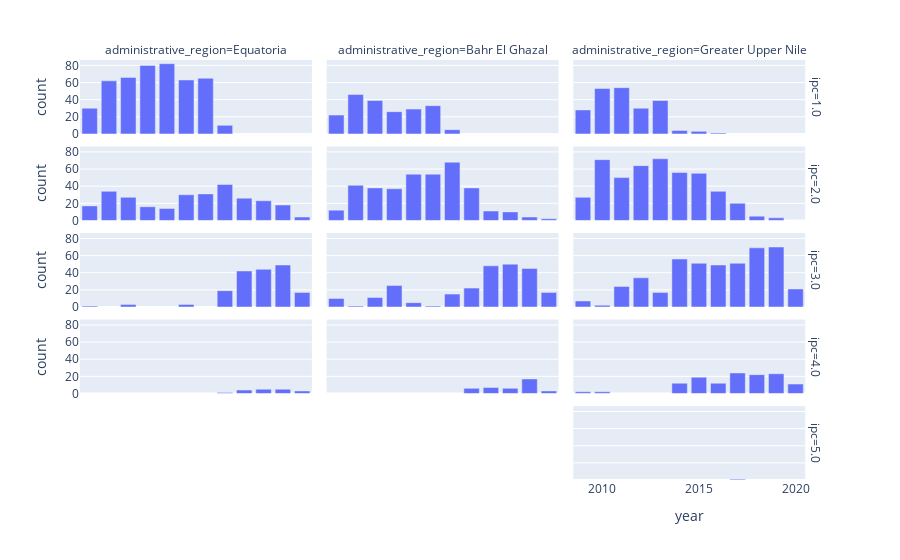

The notebook cell saved with this chart:
### Code cell
regional_ipc = food_updated[food_updated['ipc'].notnull()]
regional_ipc['ipc'] = regional_ipc['ipc'].astype('string')
ipc_total_regional = regional_ipc[['year','administrative_region', 'ipc']].value_counts()
ipc_total_regional = ipc_total_regional.to_frame(name='count').reset_index().sort_values(by='year')


fig_district = px.bar(
    ipc_total_regional,
    x="year", y="count", barmode='group',
    facet_row="ipc", facet_col="administrative_region",
    category_orders={"ipc": ["1.0", "2.0", "3.0", "4.0", "5.0"],
                              "administrative_region": ["Equatoria", "Bahr El Ghazal", "Greater Upper Nile"]}
)

fig_district.show()

### Figure 1 — Plotly figure (JSON) as saved in the notebook; plotly's stock layout.template omitted (floating-point values rounded to 4 significant figures)
{"data": [{"alignmentgroup": "True", "hovertemplate": "ipc=1.0<br>administrative_region=Equatoria<br>year=%{x}<br>count=%{y}<extra></extra>", "legendgroup": "", "marker": {"color": "#636efa", "pattern": {"shape": ""}}, "name": "", "offsetgroup": "", "orientation": "v", "showlegend": false, "textposition": "auto", "type": "bar", "x": [2009, 2010, 2011, 2012, 2013, 2014, 2015, 2016], "xaxis": "x13", "y": [30, 62, 66, 80, 82, 63, 65, 10], "yaxis": "y13"}, {"alignmentgroup": "True", "hovertemplate": "ipc=1.0<br>administrative_region=Bahr El Ghazal<br>year=%{x}<br>count=%{y}<extra></extra>", "legendgroup": "", "marker": {"color": "#636efa", "pattern": {"shape": ""}}, "name": "", "offsetgroup": "", "orientation": "v", "showlegend": false, "textposition": "auto", "type": "bar", "x": [2009, 2010, 2011, 2012, 2013, 2014, 2015], "xaxis": "x14", "y": [22, 46, 39, 26, 29, 33, 5], "yaxis": "y14"}, {"alignmentgroup": "True", "hovertemplate": "ipc=1.0<br>administrative_region=Greater Upper Nile<br>year=%{x}<br>count=%{y}<extra></extra>", "legendgroup": "", "marker": {"color": "#636efa", "pattern": {"shape": ""}}, "name": "", "offsetgroup": "", "orientation": "v", "showlegend": false, "textposition": "auto", "type": "bar", "x": [2009, 2010, 2011, 2012, 2013, 2014, 2015, 2016], "xaxis": "x15", "y": [28, 53, 54, 30, 39, 4, 3, 1], "yaxis": "y15"}, {"alignmentgroup": "True", "hovertemplate": "ipc=2.0<br>administrative_region=Equatoria<br>year=%{x}<br>count=%{y}<extra></extra>", "legendgroup": "", "marker": {"color": "#636efa", "pattern": {"shape": ""}}, "name": "", "offsetgroup": "", "orientation": "v", "showlegend": false, "textposition": "auto", "type": "bar", "x": [2009, 2010, 2011, 2012, 2013, 2014, 2015, 2016, 2017, 2018, 2019, 2020], "xaxis": "x10", "y": [17, 34, 27, 16, 14, 30, 31, 42, 26, 23, 18, 4], "yaxis": "y10"}, {"alignmentgroup": "True", "hovertemplate": "ipc=2.0<br>administrative_region=Bahr El Ghazal<br>year=%{x}<br>count=%{y}<extra></extra>", "legendgroup": "", "marker": {"color": "#636efa", "pattern": {"shape": ""}}, "name": "", "offsetgroup": "", "orientation": "v", "showlegend": false, "textposition": "auto", "type": "bar", "x": [2009, 2010, 2011, 2012, 2013, 2014, 2015, 2016, 2017, 2018, 2019, 2020], "xaxis": "x11", "y": [12, 41, 38, 37, 54, 54, 68, 38, 11, 10, 4, 2], "yaxis": "y11"}, {"alignmentgroup": "True", "hovertemplate": "ipc=2.0<br>administrative_region=Greater Upper Nile<br>year=%{x}<br>count=%{y}<extra></extra>", "legendgroup": "", "marker": {"color": "#636efa", "pattern": {"shape": ""}}, "name": "", "offsetgroup": "", "orientation": "v", "showlegend": false, "textposition": "auto", "type": "bar", "x": [2009, 2010, 2011, 2012, 2013, 2014, 2015, 2016, 2017, 2018, 2019], "xaxis": "x12", "y": [27, 71, 50, 64, 72, 56, 55, 34, 20, 5, 3], "yaxis": "y12"}, {"alignmentgroup": "True", "hovertemplate": "ipc=3.0<br>administrative_region=Equatoria<br>year=%{x}<br>count=%{y}<extra></extra>", "legendgroup": "", "marker": {"color": "#636efa", "pattern": {"shape": ""}}, "name": "", "offsetgroup": "", "orientation": "v", "showlegend": false, "textposition": "auto", "type": "bar", "x": [2009, 2011, 2014, 2016, 2017, 2018, 2019, 2020], "xaxis": "x7", "y": [1, 3, 3, 19, 42, 44, 49, 17], "yaxis": "y7"}, {"alignmentgroup": "True", "hovertemplate": "ipc=3.0<br>administrative_region=Bahr El Ghazal<br>year=%{x}<br>count=%{y}<extra></extra>", "legendgroup": "", "marker": {"color": "#636efa", "pattern": {"shape": ""}}, "name": "", "offsetgroup": "", "orientation": "v", "showlegend": false, "textposition": "auto", "type": "bar", "x": [2009, 2010, 2011, 2012, 2013, 2014, 2015, 2016, 2017, 2018, 2019, 2020], "xaxis": "x8", "y": [10, 1, 11, 25, 5, 1, 15, 22, 48, 50, 45, 17], "yaxis": "y8"}, {"alignmentgroup": "True", "hovertemplate": "ipc=3.0<br>administrative_region=Greater Upper Nile<br>year=%{x}<br>count=%{y}<extra></extra>", "legendgroup": "", "marker": {"color": "#636efa", "pattern": {"shape": ""}}, "name": "", "offsetgroup": "", "orientation": "v", "showlegend": false, "textposition": "auto", "type": "bar", "x": [2009, 2010, 2011, 2012, 2013, 2014, 2015, 2016, 2017, 2018, 2019, 2020], "xaxis": "x9", "y": [7, 2, 24, 34, 17, 56, 51, 49, 51, 69, 70, 21], "yaxis": "y9"}, {"alignmentgroup": "True", "hovertemplate": "ipc=4.0<br>administrative_region=Equatoria<br>year=%{x}<br>count=%{y}<extra></extra>", "legendgroup": "", "marker": {"color": "#636efa", "pattern": {"shape": ""}}, "name": "", "offsetgroup": "", "orientation": "v", "showlegend": false, "textposition": "auto", "type": "bar", "x": [2016, 2017, 2018, 2019, 2020], "xaxis": "x4", "y": [1, 4, 5, 5, 3], "yaxis": "y4"}, {"alignmentgroup": "True", "hovertemplate": "ipc=4.0<br>administrative_region=Bahr El Ghazal<br>year=%{x}<br>count=%{y}<extra></extra>", "legendgroup": "", "marker": {"color": "#636efa", "pattern": {"shape": ""}}, "name": "", "offsetgroup": "", "orientation": "v", "showlegend": false, "textposition": "auto", "type": "bar", "x": [2016, 2017, 2018, 2019, 2020], "xaxis": "x5", "y": [6, 7, 6, 17, 3], "yaxis": "y5"}, {"alignmentgroup": "True", "hovertemplate": "ipc=4.0<br>administrative_region=Greater Upper Nile<br>year=%{x}<br>count=%{y}<extra></extra>", "legendgroup": "", "marker": {"color": "#636efa", "pattern": {"shape": ""}}, "name": "", "offsetgroup": "", "orientation": "v", "showlegend": false, "textposition": "auto", "type": "bar", "x": [2009, 2010, 2014, 2015, 2016, 2017, 2018, 2019, 2020], "xaxis": "x6", "y": [2, 2, 12, 19, 12, 24, 22, 23, 11], "yaxis": "y6"}, {"alignmentgroup": "True", "hovertemplate": "ipc=5.0<br>administrative_region=Greater Upper Nile<br>year=%{x}<br>count=%{y}<extra></extra>", "legendgroup": "", "marker": {"color": "#636efa", "pattern": {"shape": ""}}, "name": "", "offsetgroup": "", "orientation": "v", "showlegend": false, "textposition": "auto", "type": "bar", "x": [2017], "xaxis": "x3", "y": [1], "yaxis": "y3"}], "layout": {"annotations": [{"font": {}, "showarrow": false, "text": "administrative_region=Equatoria", "x": 0.1567, "xanchor": "center", "xref": "paper", "y": 1, "yanchor": "bottom", "yref": "paper"}, {"font": {}, "showarrow": false, "text": "administrative_region=Bahr El Ghazal", "x": 0.49, "xanchor": "center", "xref": "paper", "y": 1, "yanchor": "bottom", "yref": "paper"}, {"font": {}, "showarrow": false, "text": "administrative_region=Greater Upper Nile", "x": 0.8233, "xanchor": "center", "xref": "paper", "y": 1, "yanchor": "bottom", "yref": "paper"}, {"font": {}, "showarrow": false, "text": "ipc=5.0", "textangle": 90, "x": 0.98, "xanchor": "left", "xref": "paper", "y": 0.088, "yanchor": "middle", "yref": "paper"}, {"font": {}, "showarrow": false, "text": "ipc=4.0", "textangle": 90, "x": 0.98, "xanchor": "left", "xref": "paper", "y": 0.294, "yanchor": "middle", "yref": "paper"}, {"font": {}, "showarrow": false, "text": "ipc=3.0", "textangle": 90, "x": 0.98, "xanchor": "left", "xref": "paper", "y": 0.5, "yanchor": "middle", "yref": "paper"}, {"font": {}, "showarrow": false, "text": "ipc=2.0", "textangle": 90, "x": 0.98, "xanchor": "left", "xref": "paper", "y": 0.706, "yanchor": "middle", "yref": "paper"}, {"font": {}, "showarrow": false, "text": "ipc=1.0", "textangle": 90, "x": 0.98, "xanchor": "left", "xref": "paper", "y": 0.912, "yanchor": "middle", "yref": "paper"}], "barmode": "group", "legend": {"tracegroupgap": 0}, "margin": {"t": 60}, "xaxis": {"anchor": "y", "domain": [0, 0.3133], "title": {"text": "year"}}, "xaxis10": {"anchor": "y10", "domain": [0, 0.3133], "matches": "x", "showticklabels": false}, "xaxis11": {"anchor": "y11", "domain": [0.3333, 0.6467], "matches": "x", "showticklabels": false}, "xaxis12": {"anchor": "y12", "domain": [0.6667, 0.98], "matches": "x", "showticklabels": false}, "xaxis13": {"anchor": "y13", "domain": [0, 0.3133], "matches": "x", "showticklabels": false}, "xaxis14": {"anchor": "y14", "domain": [0.3333, 0.6467], "matches": "x", "showticklabels": false}, "xaxis15": {"anchor": "y15", "domain": [0.6667, 0.98], "matches": "x", "showticklabels": false}, "xaxis2": {"anchor": "y2", "domain": [0.3333, 0.6467], "matches": "x", "title": {"text": "year"}}, "xaxis3": {"anchor": "y3", "domain": [0.6667, 0.98], "matches": "x", "title": {"text": "year"}}, "xaxis4": {"anchor": "y4", "domain": [0, 0.3133], "matches": "x", "showticklabels": false}, "xaxis5": {"anchor": "y5", "domain": [0.3333, 0.6467], "matches": "x", "showticklabels": false}, "xaxis6": {"anchor": "y6", "domain": [0.6667, 0.98], "matches": "x", "showticklabels": false}, "xaxis7": {"anchor": "y7", "domain": [0, 0.3133], "matches": "x", "showticklabels": false}, "xaxis8": {"anchor": "y8", "domain": [0.3333, 0.6467], "matches": "x", "showticklabels": false}, "xaxis9": {"anchor": "y9", "domain": [0.6667, 0.98], "matches": "x", "showticklabels": false}, "yaxis": {"anchor": "x", "domain": [0, 0.176], "title": {"text": "count"}}, "yaxis10": {"anchor": "x10", "domain": [0.618, 0.794], "matches": "y", "title": {"text": "count"}}, "yaxis11": {"anchor": "x11", "domain": [0.618, 0.794], "matches": "y", "showticklabels": false}, "yaxis12": {"anchor": "x12", "domain": [0.618, 0.794], "matches": "y", "showticklabels": false}, "yaxis13": {"anchor": "x13", "domain": [0.824, 1], "matches": "y", "title": {"text": "count"}}, "yaxis14": {"anchor": "x14", "domain": [0.824, 1], "matches": "y", "showticklabels": false}, "yaxis15": {"anchor": "x15", "domain": [0.824, 1], "matches": "y", "showticklabels": false}, "yaxis2": {"anchor": "x2", "domain": [0, 0.176], "matches": "y", "showticklabels": false}, "yaxis3": {"anchor": "x3", "domain": [0, 0.176], "matches": "y", "showticklabels": false}, "yaxis4": {"anchor": "x4", "domain": [0.206, 0.382], "matches": "y", "title": {"text": "count"}}, "yaxis5": {"anchor": "x5", "domain": [0.206, 0.382], "matches": "y", "showticklabels": false}, "yaxis6": {"anchor": "x6", "domain": [0.206, 0.382], "matches": "y", "showticklabels": false}, "yaxis7": {"anchor": "x7", "domain": [0.412, 0.588], "matches": "y", "title": {"text": "count"}}, "yaxis8": {"anchor": "x8", "domain": [0.412, 0.588], "matches": "y", "showticklabels": false}, "yaxis9": {"anchor": "x9", "domain": [0.412, 0.588], "matches": "y", "showticklabels": false}}}
